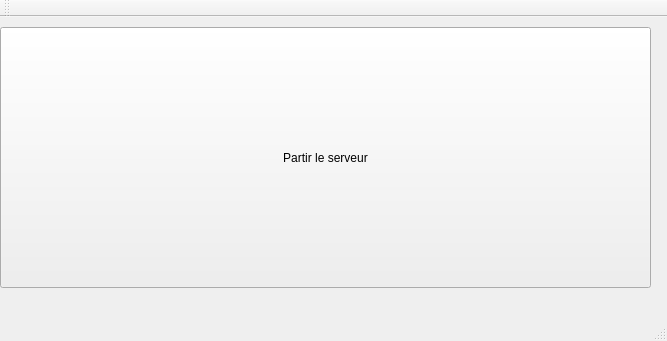
<?xml version="1.0" encoding="UTF-8"?>
<ui version="4.0">
 <class>MainWindow</class>
 <widget class="QMainWindow" name="MainWindow">
  <property name="geometry">
   <rect>
    <x>0</x>
    <y>0</y>
    <width>667</width>
    <height>341</height>
   </rect>
  </property>
  <property name="windowTitle">
   <string>MainWindow</string>
  </property>
  <widget class="QWidget" name="centralWidget">
   <widget class="QPushButton" name="btnPartirServeur">
    <property name="geometry">
     <rect>
      <x>0</x>
      <y>10</y>
      <width>651</width>
      <height>261</height>
     </rect>
    </property>
    <property name="text">
     <string>Partir le serveur</string>
    </property>
   </widget>
  </widget>
  <widget class="QMenuBar" name="menuBar">
   <property name="geometry">
    <rect>
     <x>0</x>
     <y>0</y>
     <width>667</width>
     <height>27</height>
    </rect>
   </property>
  </widget>
  <widget class="QToolBar" name="mainToolBar">
   <attribute name="toolBarArea">
    <enum>TopToolBarArea</enum>
   </attribute>
   <attribute name="toolBarBreak">
    <bool>false</bool>
   </attribute>
  </widget>
  <widget class="QStatusBar" name="statusBar"/>
 </widget>
 <layoutdefault spacing="6" margin="11"/>
 <resources/>
 <connections/>
</ui>
